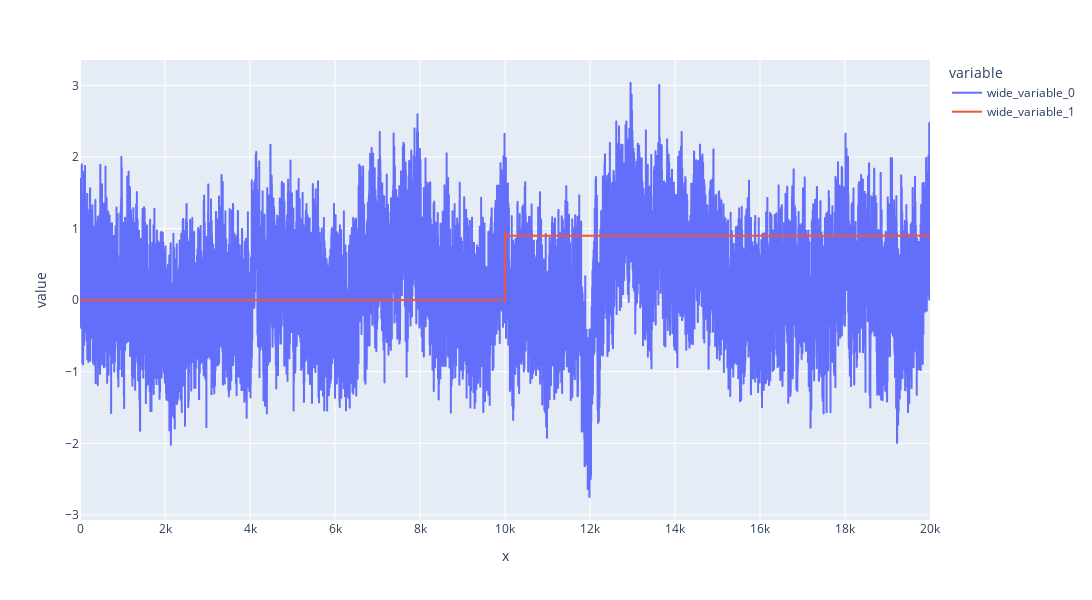

The notebook cell saved with this chart:
### Code cell
from sktime.transformations.series.filter import Filter

lim = 10000
nftr = 10000
common_len = lim + nftr
y = diffs['quabo_wr_diffs_without_qerrs (ns)']

# X, y = load_arrow_head(return_X_y=True, return_type="pd-multiindex")
from sktime.forecasting.arima import ARIMA, AutoARIMA
from sktime.forecasting.trend import PolynomialTrendForecaster

# forecaster = ARIMA(  
#     order=(1, 1, 2),
#     # seasonal_order=(0, 1, 0, 2),
#     # enforce_stationarity = True,
#     suppress_warnings=False)

# forecaster = PolynomialTrendForecaster(degree=2)
forecaster = AutoARIMA(
    sp=0, max_d=5, max_p=5, max_q=5, suppress_warnings=True
) 

forecaster.fit(y[:lim])
y_pred = forecaster.predict(fh=np.arange(nftr))

y_pred_shifted = np.zeros(common_len)
y_pred_shifted[-nftr:] = y_pred

fig = px.line(
    x = np.arange(common_len),
    y = [y[:common_len], y_pred_shifted],
    height=600,
    width=1300,
    # title=title,
)
# fig.update_layout(xaxis_title=xlabel, yaxis_title=ylabel)
fig.show()

### Figure 1 — Plotly figure (JSON) as saved in the notebook; plotly's stock layout.template omitted (floating-point values rounded to 4 significant figures; data arrays with more than 128 entries replaced by an {"elided": "..."} marker saying what was removed)
{"data": [{"hovertemplate": "variable=wide_variable_0<br>x=%{x}<br>value=%{y}<extra></extra>", "legendgroup": "wide_variable_0", "line": {"color": "#636efa", "dash": "solid"}, "marker": {"symbol": "circle"}, "mode": "lines", "name": "wide_variable_0", "showlegend": true, "type": "scattergl", "x": {"elided": "20000 int values"}, "xaxis": "x", "y": {"elided": "20000 float values"}, "yaxis": "y"}, {"hovertemplate": "variable=wide_variable_1<br>x=%{x}<br>value=%{y}<extra></extra>", "legendgroup": "wide_variable_1", "line": {"color": "#EF553B", "dash": "solid"}, "marker": {"symbol": "circle"}, "mode": "lines", "name": "wide_variable_1", "showlegend": true, "type": "scattergl", "x": {"elided": "20000 int values"}, "xaxis": "x", "y": {"elided": "20000 float values"}, "yaxis": "y"}], "layout": {"height": 600, "legend": {"title": {"text": "variable"}, "tracegroupgap": 0}, "margin": {"t": 60}, "width": 1300, "xaxis": {"anchor": "y", "autorange": true, "domain": [0, 1], "range": [0, 19999], "title": {"text": "x"}, "type": "linear"}, "yaxis": {"anchor": "x", "autorange": true, "domain": [0, 1], "range": [-3.071, 3.354], "title": {"text": "value"}, "type": "linear"}}}
